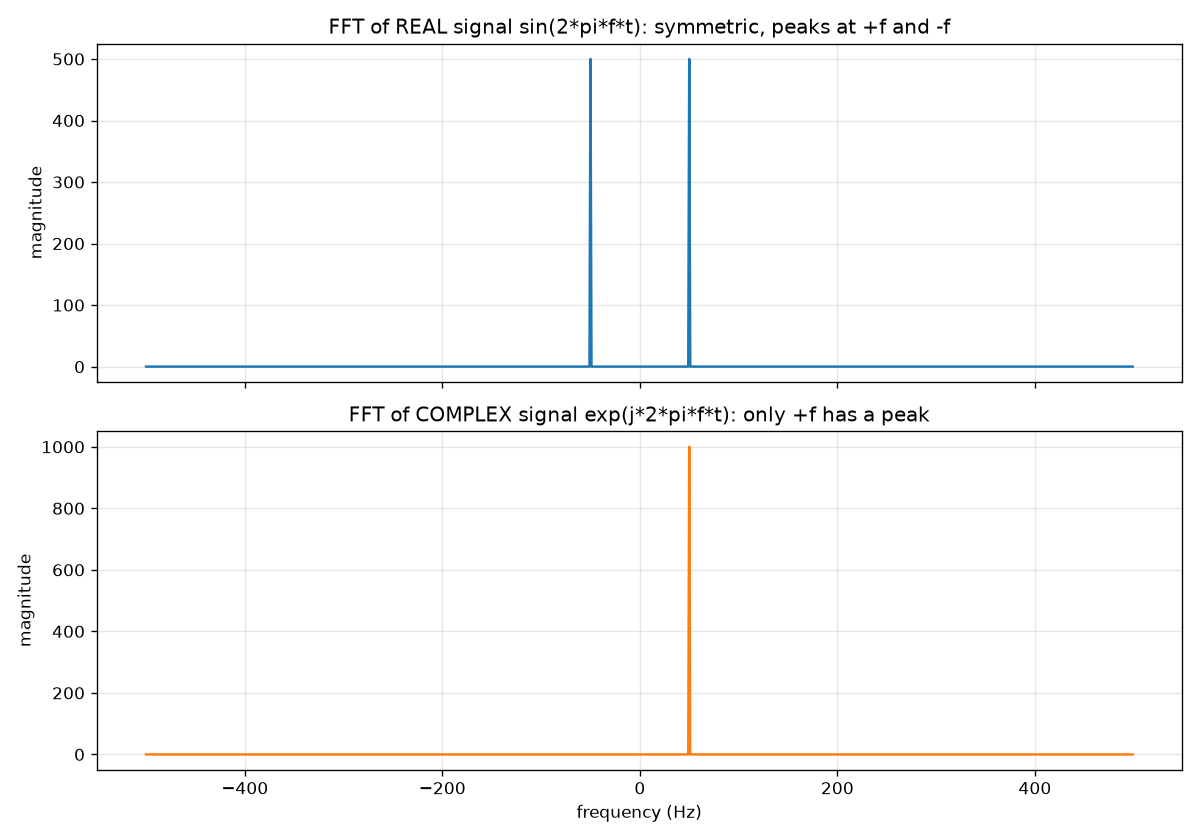

Reproduce this figure in Python.
# The spectrum of a complex exponential signal does not 
# exhibit positive-negative frequency symmetry (mirroring); 
# instead, a peak appears on only one side.
import matplotlib.pyplot as plt
import numpy as np


fs = 1000.0
duration = 1.0
f = 50.0

n = np.arange(int(fs * duration))
t = n / fs

x_real = np.sin(2 * np.pi * f * t)
x_complex = np.exp(1j * 2 * np.pi * f * t).astype(np.complex64)

N = len(t)
freqs = np.fft.fftshift(np.fft.fftfreq(N, d=1 / fs))

X_real = np.fft.fftshift(np.fft.fft(x_real))
X_complex = np.fft.fftshift(np.fft.fft(x_complex))

mag_real = np.abs(X_real)
mag_complex = np.abs(X_complex)

fig, axes = plt.subplots(2, 1, figsize=(10, 7), sharex=True)

axes[0].plot(freqs, mag_real, color="C0")
axes[0].set_ylabel("magnitude")
axes[0].set_title("FFT of REAL signal sin(2*pi*f*t): symmetric, peaks at +f and -f")
axes[0].grid(True, alpha=0.3)

axes[1].plot(freqs, mag_complex, color="C1")
axes[1].set_xlabel("frequency (Hz)")
axes[1].set_ylabel("magnitude")
axes[1].set_title("FFT of COMPLEX signal exp(j*2*pi*f*t): only +f has a peak")
axes[1].grid(True, alpha=0.3)

fig.tight_layout()
fig.savefig("d17_complex_fft.png", dpi=120)
print("saved to d17_complex_fft.png")

positive_mask = freqs >= 0
negative_mask = freqs < 0

real_positive_peak = mag_real[positive_mask].max()
real_negative_peak = mag_real[negative_mask].max()
complex_positive_peak = mag_complex[positive_mask].max()
complex_negative_peak = mag_complex[negative_mask].max()

print("real signal:    positive-side peak =", real_positive_peak,
      ", negative-side peak =", real_negative_peak)
print("complex signal: positive-side peak =", complex_positive_peak,
      ", negative-side peak =", complex_negative_peak)
